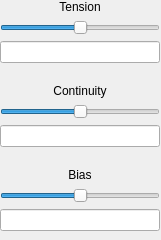
<?xml version="1.0" encoding="UTF-8"?>
<ui version="4.0">
 <class>PointRedactor</class>
 <widget class="QWidget" name="PointRedactor">
  <property name="geometry">
   <rect>
    <x>0</x>
    <y>0</y>
    <width>161</width>
    <height>240</height>
   </rect>
  </property>
  <property name="windowTitle">
   <string>Form</string>
  </property>
  <property name="windowOpacity">
   <double>0.500000000000000</double>
  </property>
  <property name="autoFillBackground">
   <bool>true</bool>
  </property>
  <widget class="QWidget" name="verticalLayoutWidget">
   <property name="geometry">
    <rect>
     <x>0</x>
     <y>0</y>
     <width>160</width>
     <height>231</height>
    </rect>
   </property>
   <layout class="QVBoxLayout" name="verticalLayout">
    <item>
     <widget class="QLabel" name="label">
      <property name="text">
       <string>Tension</string>
      </property>
      <property name="alignment">
       <set>Qt::AlignCenter</set>
      </property>
     </widget>
    </item>
    <item>
     <widget class="QSlider" name="slider_tension">
      <property name="minimum">
       <number>-100</number>
      </property>
      <property name="maximum">
       <number>100</number>
      </property>
      <property name="value">
       <number>0</number>
      </property>
      <property name="orientation">
       <enum>Qt::Horizontal</enum>
      </property>
     </widget>
    </item>
    <item>
     <widget class="QLineEdit" name="lineEdit_tension"/>
    </item>
    <item>
     <spacer name="verticalSpacer">
      <property name="orientation">
       <enum>Qt::Vertical</enum>
      </property>
      <property name="sizeHint" stdset="0">
       <size>
        <width>20</width>
        <height>40</height>
       </size>
      </property>
     </spacer>
    </item>
    <item>
     <widget class="QLabel" name="label_2">
      <property name="text">
       <string>Continuity</string>
      </property>
      <property name="alignment">
       <set>Qt::AlignCenter</set>
      </property>
     </widget>
    </item>
    <item>
     <widget class="QSlider" name="slider_continuity">
      <property name="minimum">
       <number>-100</number>
      </property>
      <property name="maximum">
       <number>100</number>
      </property>
      <property name="orientation">
       <enum>Qt::Horizontal</enum>
      </property>
     </widget>
    </item>
    <item>
     <widget class="QLineEdit" name="lineEdit_continuity"/>
    </item>
    <item>
     <spacer name="verticalSpacer_2">
      <property name="orientation">
       <enum>Qt::Vertical</enum>
      </property>
      <property name="sizeHint" stdset="0">
       <size>
        <width>20</width>
        <height>40</height>
       </size>
      </property>
     </spacer>
    </item>
    <item>
     <widget class="QLabel" name="label_3">
      <property name="text">
       <string>Bias</string>
      </property>
      <property name="alignment">
       <set>Qt::AlignCenter</set>
      </property>
     </widget>
    </item>
    <item>
     <widget class="QSlider" name="horizontalSlider">
      <property name="minimum">
       <number>-100</number>
      </property>
      <property name="maximum">
       <number>100</number>
      </property>
      <property name="orientation">
       <enum>Qt::Horizontal</enum>
      </property>
     </widget>
    </item>
    <item>
     <widget class="QLineEdit" name="lineEdit"/>
    </item>
   </layout>
  </widget>
 </widget>
 <resources/>
 <connections/>
</ui>
